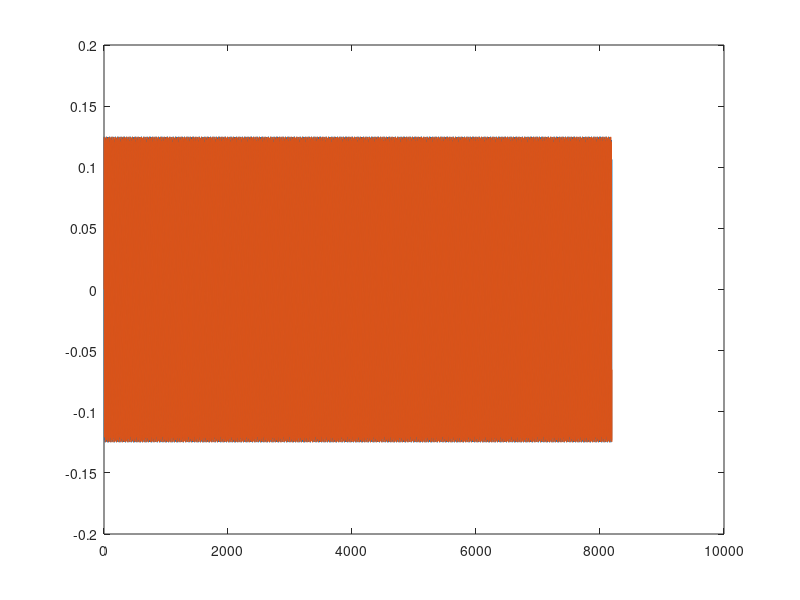
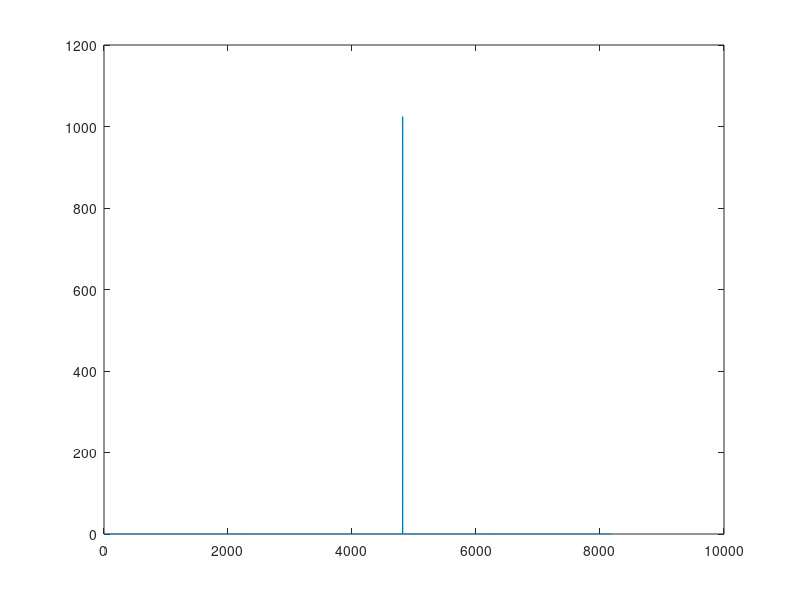

Reproduce these figures in MATLAB, in order.
close all;
clear all;
clc;

fileName = "singleTone.txt";
Fs = 30.72e6;
Fc = 2.7e6;

L = 8192;
res = 16;
t = 1/Fs*(0:L-1);

%%
signal = 0.5/4*exp(1i*2*pi*Fc*t);


%% Add dithering to avoid quantization noise
dithering = (rand(size(signal)) - 0.5) * 2^(5-res); % 12 res bit dithering

%%
if 1
figure;
plot(real(signal)); hold on
plot(imag(signal))

figure;
plot(abs(fftshift(fft(signal))));
end
%%
if 1
% Convert the complex waveform to fixed-point 16-bit and then to hexadecimal
% I_fixed = int16(real(signal) * 2^(res-1)*16);
% Q_fixed = int16(imag(signal) *  2^(res-1)*16);
I_fixed = int16((real(signal)+dithering)*2^(res-5))*2^4;
Q_fixed = int16((imag(signal)+dithering)*2^(res-5))*2^4;

% I_fixed = int16((real(signal))*2^(res-5))*2^4;
% Q_fixed = int16((imag(signal))*2^(res-5))*2^4;

I_hex = dec2hex(typecast(I_fixed, 'uint16'), 4); % Convert to 16-bit hex
Q_hex = dec2hex(typecast(Q_fixed, 'uint16'), 4); % Convert to 16-bit hex
% Combine the hex strings into the desired format
hexStrings = strcat('0x', I_hex, Q_hex);

% Save to a text file
fileID = fopen(fileName, 'w');
for i = 1:length(hexStrings)
    fprintf(fileID, '%s,\n', hexStrings(i, :));
end
fclose(fileID);
end


